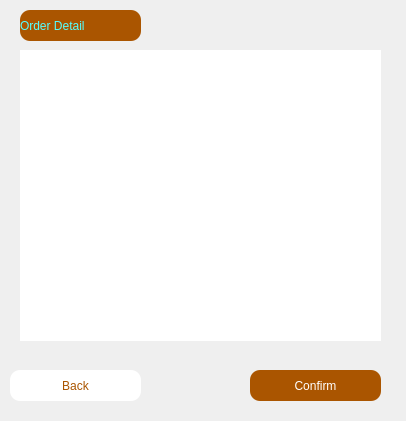
<?xml version="1.0" encoding="UTF-8"?>
<ui version="4.0">
 <class>Manager</class>
 <widget class="QDialog" name="Manager">
  <property name="windowModality">
   <enum>Qt::NonModal</enum>
  </property>
  <property name="enabled">
   <bool>true</bool>
  </property>
  <property name="geometry">
   <rect>
    <x>0</x>
    <y>0</y>
    <width>406</width>
    <height>421</height>
   </rect>
  </property>
  <property name="sizePolicy">
   <sizepolicy hsizetype="Preferred" vsizetype="Preferred">
    <horstretch>0</horstretch>
    <verstretch>0</verstretch>
   </sizepolicy>
  </property>
  <property name="minimumSize">
   <size>
    <width>1</width>
    <height>1</height>
   </size>
  </property>
  <property name="maximumSize">
   <size>
    <width>800</width>
    <height>600</height>
   </size>
  </property>
  <property name="focusPolicy">
   <enum>Qt::NoFocus</enum>
  </property>
  <property name="windowTitle">
   <string>Manager</string>
  </property>
  <property name="windowIcon">
   <iconset>
    <normaloff>Pictures/icon.png</normaloff>Pictures/icon.png</iconset>
  </property>
  <property name="toolTip">
   <string/>
  </property>
  <property name="styleSheet">
   <string notr="true"/>
  </property>
  <property name="modal">
   <bool>false</bool>
  </property>
  <widget class="QLabel" name="label">
   <property name="geometry">
    <rect>
     <x>-50</x>
     <y>0</y>
     <width>461</width>
     <height>431</height>
    </rect>
   </property>
   <property name="minimumSize">
    <size>
     <width>1</width>
     <height>1</height>
    </size>
   </property>
   <property name="maximumSize">
    <size>
     <width>9999</width>
     <height>9999</height>
    </size>
   </property>
   <property name="text">
    <string/>
   </property>
   <property name="pixmap">
    <pixmap>Pictures/269 (1).jpg</pixmap>
   </property>
  </widget>
  <widget class="QPushButton" name="butAddmenu">
   <property name="geometry">
    <rect>
     <x>250</x>
     <y>370</y>
     <width>131</width>
     <height>31</height>
    </rect>
   </property>
   <property name="styleSheet">
    <string notr="true">border-radius: 10px;
background-color: rgb(170, 85, 0);
color: white;</string>
   </property>
   <property name="text">
    <string>Confirm</string>
   </property>
  </widget>
  <widget class="QLabel" name="lblPicture">
   <property name="geometry">
    <rect>
     <x>20</x>
     <y>50</y>
     <width>361</width>
     <height>291</height>
    </rect>
   </property>
   <property name="styleSheet">
    <string notr="true">background-color: rgb(255, 255, 255);</string>
   </property>
   <property name="text">
    <string/>
   </property>
  </widget>
  <widget class="QPushButton" name="butBack">
   <property name="geometry">
    <rect>
     <x>10</x>
     <y>370</y>
     <width>131</width>
     <height>31</height>
    </rect>
   </property>
   <property name="styleSheet">
    <string notr="true">border-radius: 10px;
background-color: rgb(255, 255, 255);
color: rgb(170, 85, 0);
</string>
   </property>
   <property name="text">
    <string>Back</string>
   </property>
  </widget>
  <widget class="QLabel" name="label_3">
   <property name="geometry">
    <rect>
     <x>20</x>
     <y>10</y>
     <width>121</width>
     <height>31</height>
    </rect>
   </property>
   <property name="styleSheet">
    <string notr="true">font: 16pt &quot;MS Shell Dlg 2&quot;;
color: rgb(85, 255, 255);
background-color: rgb(170, 85, 0);
border-radius: 10px;</string>
   </property>
   <property name="text">
    <string>Order Detail</string>
   </property>
  </widget>
 </widget>
 <resources>
  <include location="Pictures/Pictures.qrc"/>
 </resources>
 <connections/>
</ui>
